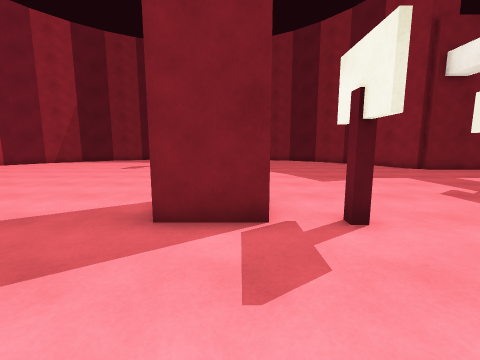
[1] (above)

17 first-person views from a walk through a scene from a Unity 3-D project. The camera is 1.3 m above the floor, tilts 8° down and sees 90° across. The floor is counted in squares, 1 m on a side. Each view is taken from the middle of a square. On the plan, view 1 faces up. The plan holds only what a view shows up to about 12 squares ahead; the rest is blank. The place goes on beyond the plan. The player character is not drawn.

[2]
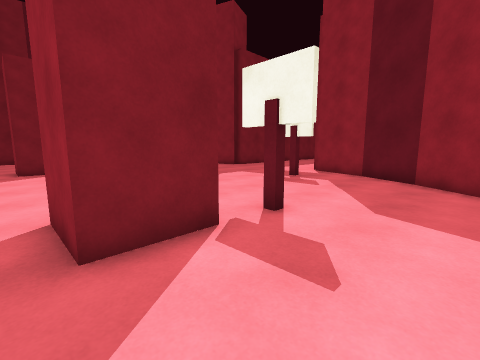

[3]
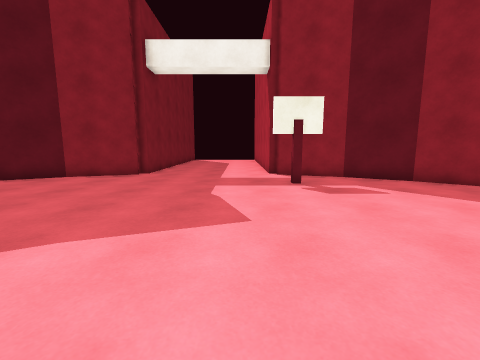

[4]
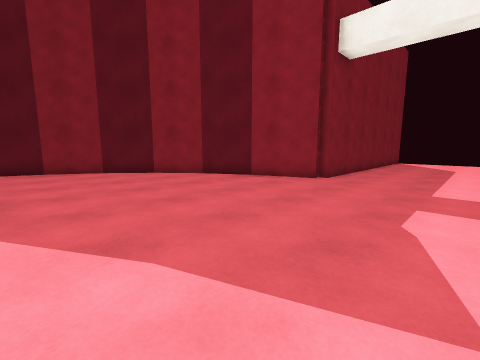

[5]
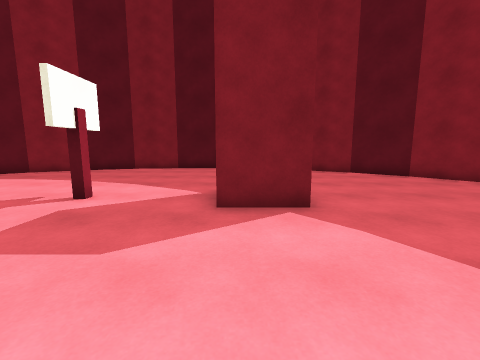

[6]
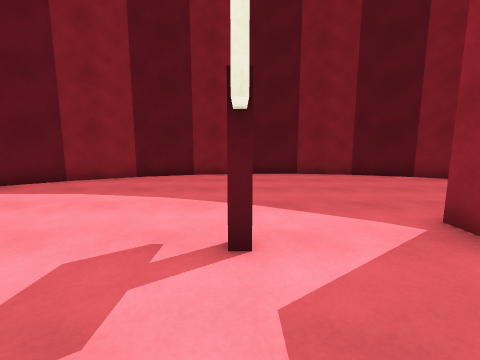

[7]
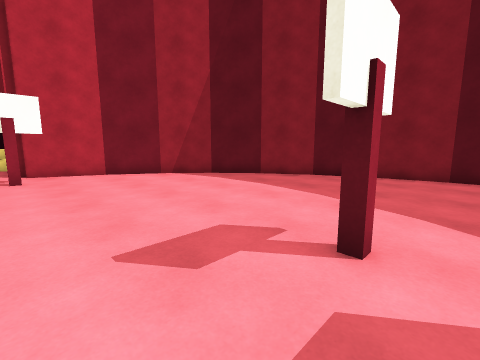

[8]
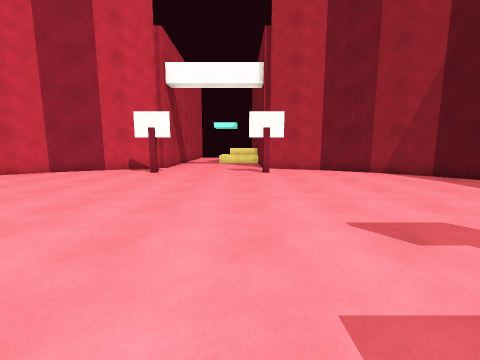

[9]
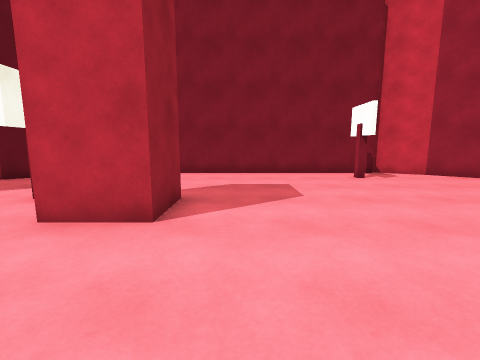

[10]
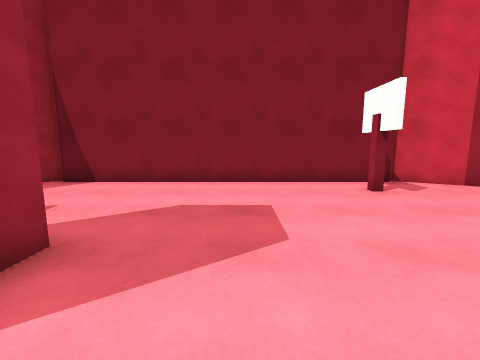

[11]
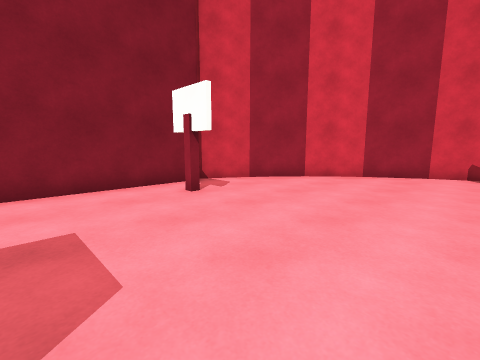

[12]
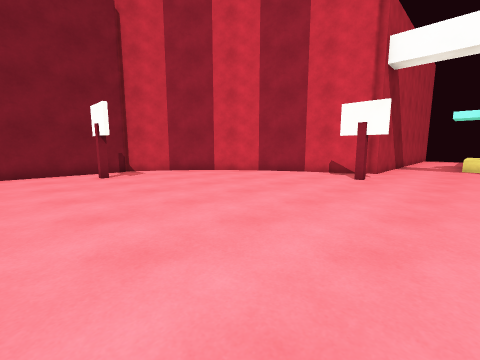

[13]
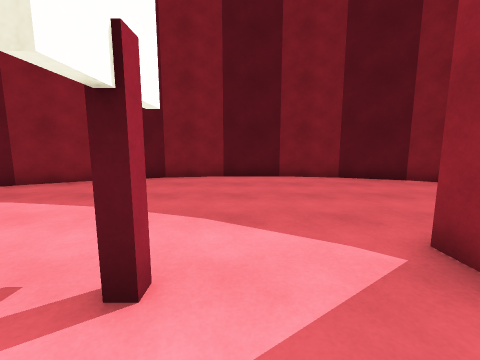

[14]
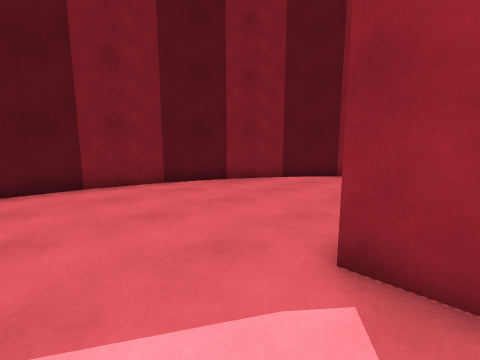

[15]
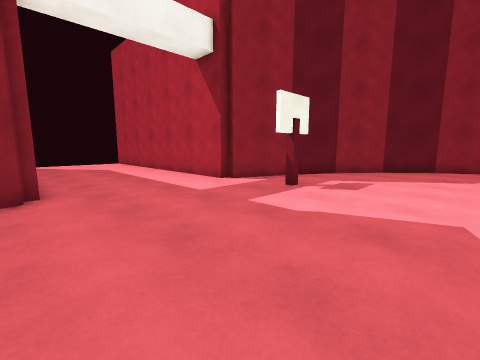

[16]
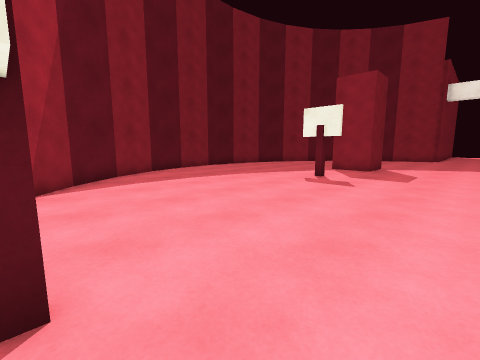

[17]
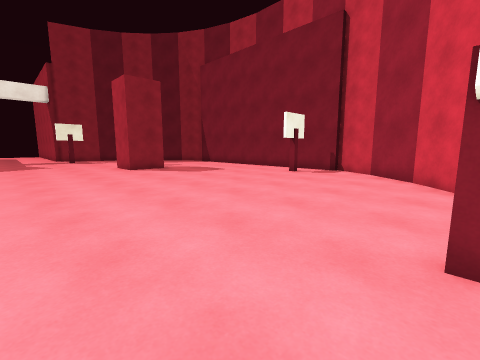

### Floor plan
Points are (right, up) in squares from view 1. A wall is a line through its corners. A room is listed if a view was taken in it or the views show most of it. See-through windows are left out.
Room 1 (views 1, 2, 3, 4, 5, 6, 7, 8, 9, 10, 11, 12, 13, 14, 15, 16, 17)
walls: (0.6, 15) (-1.5, 15) (-1.5, 17); (0.6, 4) (-1.5, 4) (-1.5, 6) (0.5, 6); (6.4, 20.3) (4.5, 21.9) (2.4, 23.2); (2.5, 23.1) (0.1, 24); (8, 18.5) (6.3, 20.4); (9.2, 16.4) (7.9, 18.5); (0.2, 24) (-2.4, 24.4); (-2.2, 24.4) (-4.8, 24.4); (10.2, 13.6) (9.1, 16.4); (-4.6, 24.4) (-7.2, 24); (-7.1, 24) (-9.4, 23.1) (-11.5, 21.9); (9.1, 4.5) (10.1, 7.3); (7.9, 2.5) (9.2, 4.6); (-11.4, 22) (-13.4, 20.3); (6.3, 0.6) (8, 2.6); (-13.3, 20.5) (-15, 18.4); (10.5, 7.1) (10.5, 7.6) (11.5, 7.6); (-14.9, 18.5) (-15.5, 17.4); (4.4, -1) (6.4, 0.6); (2.6, -2) (4.5, -0.9); (-9.6, -1.7) (2.5, -1.7); (-15.5, 3.5) (-14.9, 2.5); (-11.5, -0.9) (-9.6, -2); (11.5, 13.4) (10.5, 13.4) (10.5, 13.9); (-15, 2.5) (-13.3, 0.6); (-13.5, 0.7) (-11.5, -1)
objects: other object (-15, 8); other object (-15, 13); other object (-8, 0); other object (-5, 16); other object (2, 4); other object (7, 7) to (8, 7)

Positions as (right, up) in squares from view 1, and headings:
1: (0, 0), facing up
2: (-2, 1), facing up-right
3: (-1, 9), facing right
4: (1, 9), facing up-right
5: (-1, 10), facing up
6: (-5, 13), facing up
7: (-4, 13), facing up-left
8: (-3, 12), facing left
9: (-3, 10), facing down
10: (-4, 7), facing down
11: (-4, 6), facing down-left
12: (-5, 11), facing down-left
13: (-4, 14), facing up
14: (-4, 16), facing up-right
15: (3, 14), facing down-right
16: (-15, 11), facing up-right
17: (-15, 11), facing down-right
